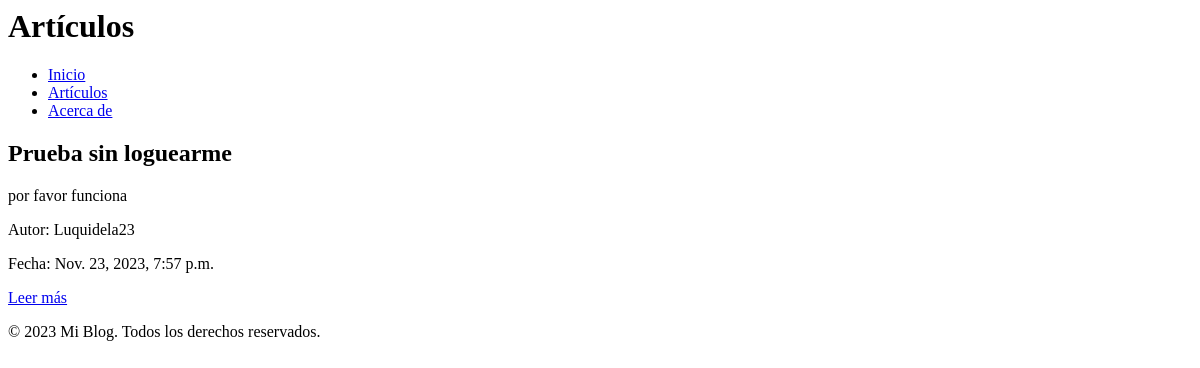
The page /lista_articulos/ on the database as committed earlier.
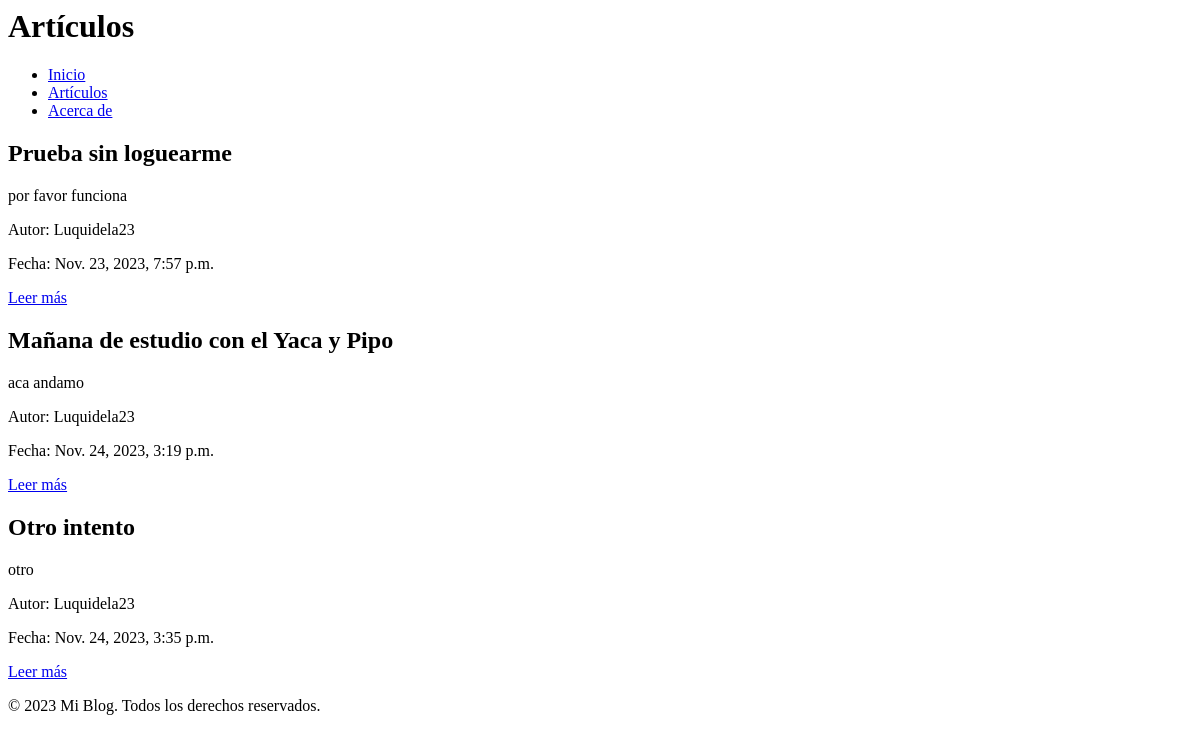
The same page on the database as committed later.
### blog/models.py (models this page shows)
class Articulo(models.Model):
    titulo = models.CharField(max_length=200)
    subtitulo = models.CharField(max_length=200, blank=True, null=True)
    cuerpo = models.TextField()
    autor = models.ForeignKey(User, on_delete=models.CASCADE)
    fecha = models.DateTimeField(auto_now_add=True)

### blog/views.py (the view)
# urls.py: path('lista_articulos/', lista_articulos, name='lista_articulos'),
def lista_articulos(request):
    articulos = Articulo.objects.all()
    return render(request, 'blog/lista_articulos.html', {'articulos': articulos})

### blog/templates/blog/lista_articulos.html (shortened to what this page needs)
<html lang="es">
<head>
</head>
<body>
    <header>
        <h1>Artículos</h1>
    </header>
    <nav>
        <ul>
            <li><a href="{% url 'home' %}">Inicio</a></li>
            <li><a href="{% url 'lista_articulos' %}">Artículos</a></li>
            <li><a href="{% url 'about' %}">Acerca de</a></li>
        </ul>
    </nav>
    <section>
        {% if articulos %}
            {% for articulo in articulos %}
                <article>
                    <h2>{{ articulo.titulo }}</h2>
                    <p>{{ articulo.subtitulo }}</p>
                    <p>Autor: {{ articulo.autor.username }}</p>
                    <p>Fecha: {{ articulo.fecha }}</p>
                    <a href="{% url 'detalle_articulo' articulo_id=1 %}">Leer más</a>
                </article>
            {% endfor %}
        {% else %}
            <p>No hay artículos aún.</p>
        {% endif %}
    </section>
    <footer>
        <p>&copy; 2023 Mi Blog. Todos los derechos reservados.</p>
    </footer>
</body>
</html>

Rows that differ between the two databases and show on the page:
added Articulo: titulo "Mañana de estudio con el Yaca y Pipo", subtitulo "aca andamo", autor.username "Luquidela23", fecha "Nov. 24, 2023, 3:19 p.m."
added Articulo: titulo "Otro intento", subtitulo "otro", autor.username "Luquidela23", fecha "Nov. 24, 2023, 3:35 p.m."
